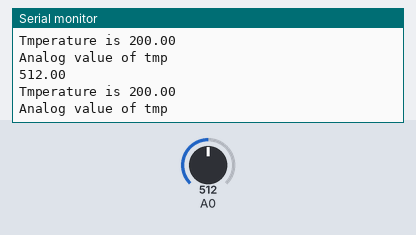
Bench run of a sketch on a simulated Arduino Uno, built with avr-gcc and run on an emulated ATmega328P. Parts: the last lines printed to the serial monitor. The test bench sets the inputs (shaded band); at power-on: A0 = 512.

Above: at 1.2 s.
1.3 s: A0 set to 129
At 2.2 s:
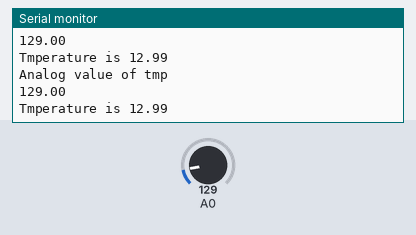
2.8 s: A0 set to 112
At 3.6 s:
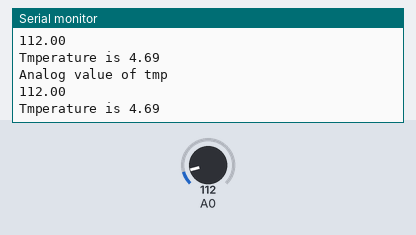
7.3 s: A0 set to 298
At 8.0 s:
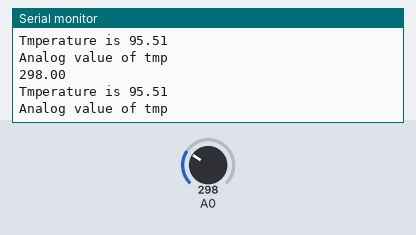
8.8 s: A0 set to 322
At 9.5 s:
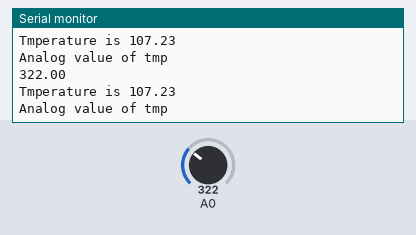
Timing chart, 0 to 11.8 s (numbered marks = the images above; inputs shaded):
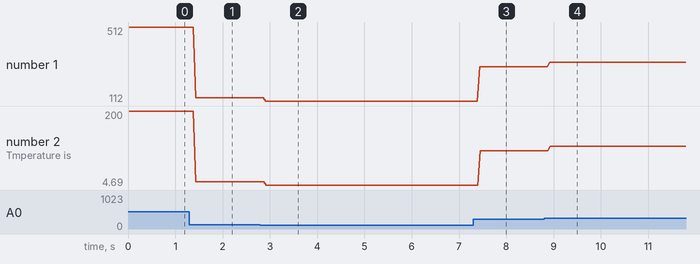

Measured:
- after the input at 1.3 s, the serial monitor: prints a new line after 0.13 s (image 1)
- after the input at 2.8 s, the serial monitor: prints a new line after 0.11 s (image 2)
- after the input at 7.3 s, the serial monitor: prints a new line after 0.14 s (image 3)
- after the input at 8.8 s, the serial monitor: prints a new line after 0.12 s (image 4)
- plotted number 1: 512 → 129 after the input at 1.3 s, 129 → 112 after the input at 2.8 s, 112 → 298 after the input at 7.3 s, 298 → 322 after the input at 8.8 s
- plotted number 2: 200 → 12.99 after the input at 1.3 s, 12.99 → 4.69 after the input at 2.8 s, 4.69 → 95.51 after the input at 7.3 s, 95.51 → 107.23 after the input at 8.8 s

The sketch:

temperature_sensor1.ino
```cpp
float tmp,tmpc,tmpmv;

void setup()
{
  pinMode(A0,INPUT);
  Serial.begin(9600);
}

void loop()
{
  tmp = analogRead(A0);

  Serial.println("Analog value of tmp ");
  Serial.println(tmp);
  tmpmv=tmp*5000/1024;
  tmpc=(tmpmv/10)+(-50);
  Serial.print("Tmperature is ");
  Serial.println(tmpc);
}
```
